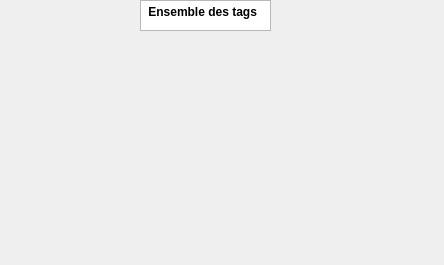
<?xml version="1.0" encoding="UTF-8"?>
<ui version="4.0">
 <class>tagDialog</class>
 <widget class="QDialog" name="tagDialog">
  <property name="geometry">
   <rect>
    <x>0</x>
    <y>0</y>
    <width>444</width>
    <height>265</height>
   </rect>
  </property>
  <property name="windowTitle">
   <string>Dialog</string>
  </property>
  <widget class="QTextBrowser" name="textBrowser">
   <property name="geometry">
    <rect>
     <x>140</x>
     <y>0</y>
     <width>131</width>
     <height>31</height>
    </rect>
   </property>
   <property name="html">
    <string>&lt;!DOCTYPE HTML PUBLIC &quot;-//W3C//DTD HTML 4.0//EN&quot; &quot;http://www.w3.org/TR/REC-html40/strict.dtd&quot;&gt;
&lt;html&gt;&lt;head&gt;&lt;meta name=&quot;qrichtext&quot; content=&quot;1&quot; /&gt;&lt;style type=&quot;text/css&quot;&gt;
p, li { white-space: pre-wrap; }
&lt;/style&gt;&lt;/head&gt;&lt;body style=&quot; font-family:'Noto Sans'; font-size:9pt; font-weight:400; font-style:normal;&quot;&gt;
&lt;p align=&quot;justify&quot; style=&quot; margin-top:12px; margin-bottom:12px; margin-left:0px; margin-right:0px; -qt-block-indent:0; text-indent:0px;&quot;&gt;&lt;span style=&quot; font-weight:600;&quot;&gt; Ensemble des tags&lt;/span&gt;&lt;/p&gt;&lt;/body&gt;&lt;/html&gt;</string>
   </property>
  </widget>
  <widget class="QWidget" name="gridLayoutWidget">
   <property name="geometry">
    <rect>
     <x>10</x>
     <y>40</y>
     <width>421</width>
     <height>211</height>
    </rect>
   </property>
   <layout class="QGridLayout" name="gridLayout"/>
  </widget>
 </widget>
 <resources/>
 <connections/>
</ui>
